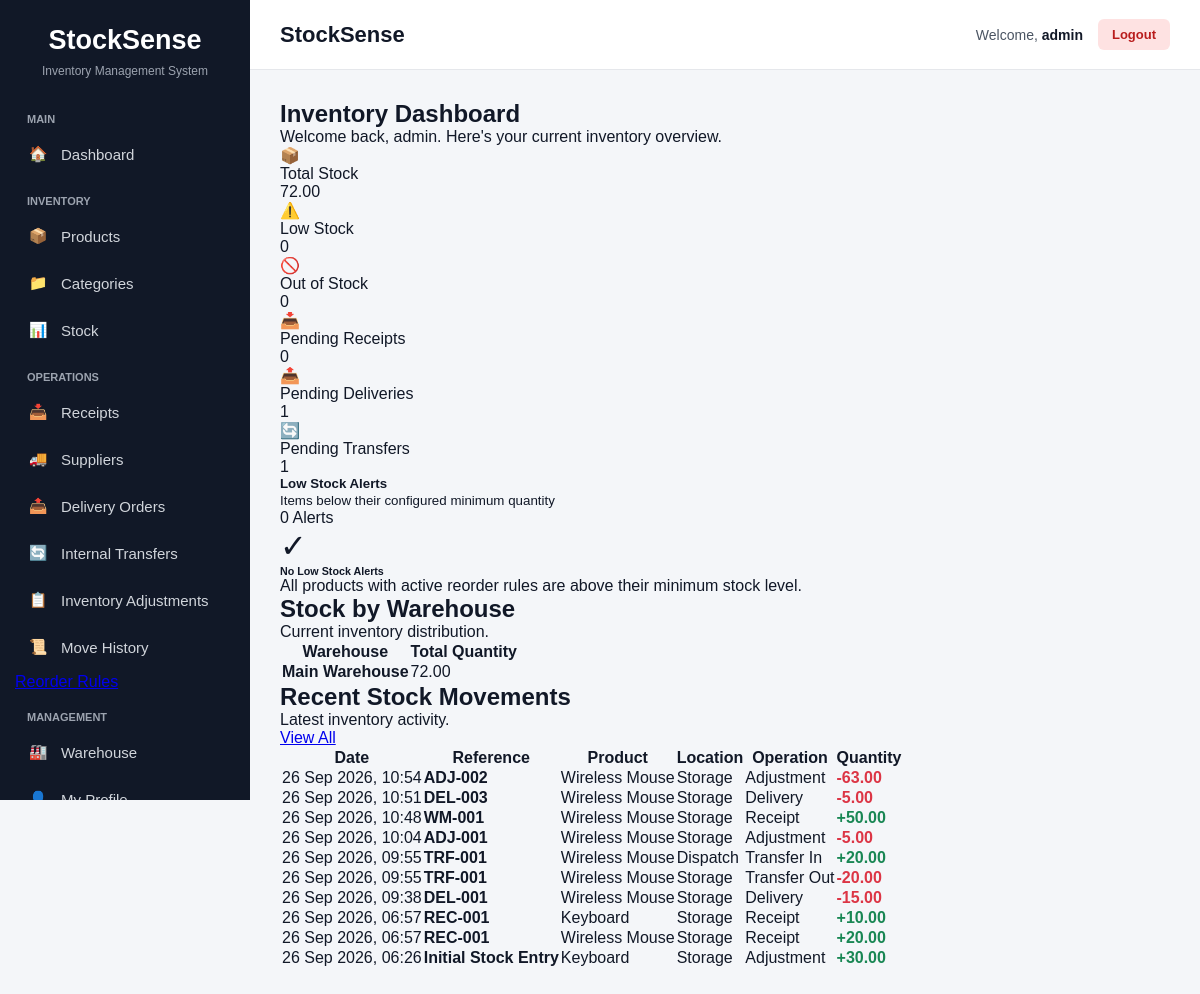
The app's page / (signed in), older data.
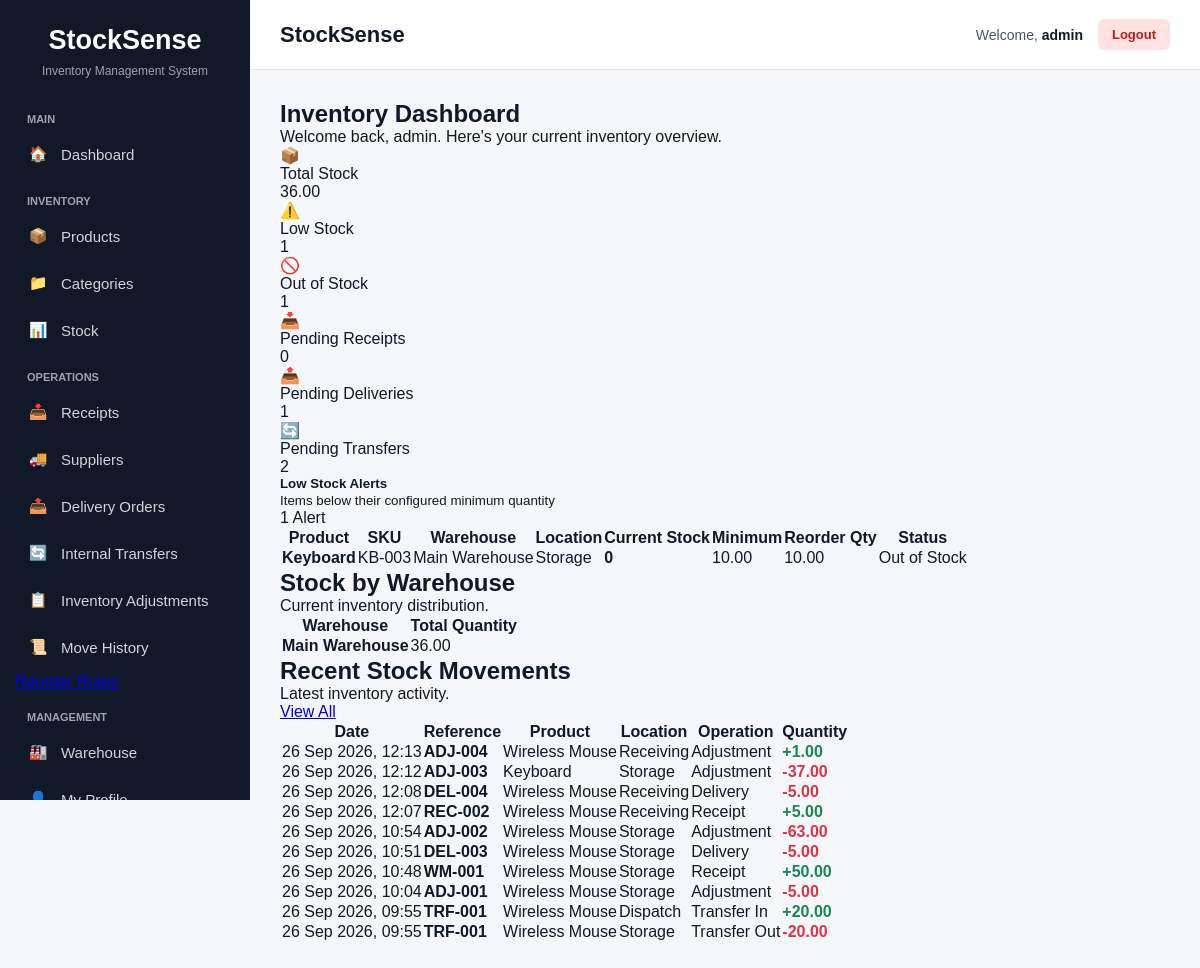
The same page, newer data.
### warehouse/models.py (models this page shows, shortened)
class Warehouse(models.Model):
    name = models.CharField(max_length=150, unique=True)
    address = models.TextField(blank=True)
    created_at = models.DateTimeField(auto_now_add=True)
    updated_at = models.DateTimeField(auto_now=True)

class Location(models.Model):
    warehouse = models.ForeignKey(
        Warehouse,
        on_delete=models.CASCADE,
        related_name='locations'
    )
    name = models.CharField(max_length=150)
    created_at = models.DateTimeField(auto_now_add=True)
    updated_at = models.DateTimeField(auto_now=True)
    class Meta:
        constraints = [
            models.UniqueConstraint(
                fields=['warehouse', 'name'],
                name='unique_location_per_warehouse'
            )
        ]

### operations/models.py (models this page shows, shortened)
class StockLedger(models.Model):
    OPERATION_CHOICES = [
        ('RECEIPT', 'Receipt'),
        ('DELIVERY', 'Delivery'),
        ('TRANSFER_IN', 'Transfer In'),
        ('TRANSFER_OUT', 'Transfer Out'),
        ('ADJUSTMENT', 'Adjustment'),
    ]
    reference = models.CharField(max_length=50)
    product = models.ForeignKey(
        Product,
        on_delete=models.PROTECT,
        related_name='ledger_entries'
    )
    location = models.ForeignKey(
        Location,
        on_delete=models.PROTECT,
        related_name='ledger_entries'
    )
    operation = models.CharField(
        max_length=20,
        choices=OPERATION_CHOICES
    )
    quantity = models.DecimalField(
        max_digits=12,
        decimal_places=2
    )
    notes = models.TextField(blank=True)
    created_at = models.DateTimeField(auto_now_add=True)
    class Meta:
        ordering = ['-created_at']

class ReorderRule(models.Model):
    product = models.ForeignKey(
        Product,
        on_delete=models.CASCADE,
        related_name='reorder_rules'
    )
    location = models.ForeignKey(
        Location,
        on_delete=models.CASCADE,
        related_name='reorder_rules'
    )
    minimum_quantity = models.DecimalField(
        max_digits=12,
        decimal_places=2,
        default=0
    )
    maximum_quantity = models.DecimalField(
        max_digits=12,
        decimal_places=2,
        default=0
    )
    reorder_quantity = models.DecimalField(
        max_digits=12,
        decimal_places=2,
        default=0
    )
    is_active = models.BooleanField(default=True)
    created_at = models.DateTimeField(auto_now_add=True)
    updated_at = models.DateTimeField(auto_now=True)
    class Meta:
        constraints = [
            models.UniqueConstraint(
                fields=['product', 'location'],
                name='unique_reorder_rule_product_location'
            )
        ]

### inventory/models.py (models this page shows, shortened)
class Product(models.Model):
    name = models.CharField(max_length=200)
    sku = models.CharField(max_length=100, unique=True)
    category = models.ForeignKey(
        Category,
        on_delete=models.CASCADE,
        related_name='products'
    )
    unit_of_measure = models.CharField(max_length=50)
    created_at = models.DateTimeField(auto_now_add=True)
    updated_at = models.DateTimeField(auto_now=True)

### dashboard/views.py (the view)
# urls.py: path('', home, name='home'),
@login_required
def home(request):
    total_stock = (
        Stock.objects.aggregate(
            total=Sum('quantity')
        )['total'] or 0
    )
    pending_receipts = Receipt.objects.filter(
        status__in=['DRAFT', 'WAITING', 'READY']
    ).count()
    pending_deliveries = Delivery.objects.filter(
        status__in=[
            'DRAFT',
            'WAITING',
            'READY',
            'PICK',
            'PACK',
        ]
    ).count()
    pending_transfers = InternalTransfer.objects.filter(
        status__in=[
            'DRAFT',
            'WAITING',
            'READY',
        ]
    ).count()
    reorder_rules = ReorderRule.objects.select_related(
        'product',
        'location',
        'location__warehouse',
    ).filter(
        is_active=True
    )
    low_stock_items = []
    for rule in reorder_rules:
        stock = Stock.objects.filter(
            product=rule.product,
            location=rule.location,
        ).first()
        current_quantity = stock.quantity if stock else 0
        if current_quantity < rule.minimum_quantity:
            low_stock_items.append({
                'product': rule.product,
                'location': rule.location,
                'warehouse': rule.location.warehouse,
                'current_quantity': current_quantity,
                'minimum_quantity': rule.minimum_quantity,
                'reorder_quantity': rule.reorder_quantity,
                'maximum_quantity': rule.maximum_quantity,
            })
    low_stock_items.sort(
        key=lambda item: item['current_quantity']
    )
    low_stock_count = len(low_stock_items)
    out_of_stock_count = sum(
        1
        for item in low_stock_items
        if item['current_quantity'] == 0
    )
    low_stock_items = low_stock_items[:10]
    recent_movements = StockLedger.objects.select_related(
        'product',
        'location',
        'location__warehouse',
    ).order_by(
        '-created_at'
    )[:10]
    warehouse_stock = (
        Stock.objects
        .values('location__warehouse__name')
        .annotate(
            total_quantity=Sum('quantity')
        )
        .order_by('-total_quantity')
    )
    context = {
        'total_stock': total_stock,
        'low_stock_count': low_stock_count,
        'out_of_stock_count': out_of_stock_count,
        'pending_receipts': pending_receipts,
        'pending_deliveries': pending_deliveries,
        'pending_transfers': pending_transfers,
        'recent_movements': recent_movements,
        'low_stock_items': low_stock_items,
        'warehouse_stock': warehouse_stock,
    }
    return render(
        request,
        'dashboard/home.html',
        context
    )

### templates/dashboard/home.html (shortened to what the changed rows need)
{% extends 'base.html' %}
{% block content %}
<div class="page-header">
    <div>
        <h1>Inventory Dashboard</h1>
    </div>
</div>
<div class="dashboard-grid">
    <div class="dashboard-card">
        <div>
            <div class="dashboard-card-label">
                Total Stock
            </div>
            <div class="dashboard-card-value">
                {{ total_stock|floatformat:2 }}
            </div>
        </div>
    </div>
    <div class="dashboard-card">
        <div>
            <div class="dashboard-card-label">
                Low Stock
            </div>
            <div class="dashboard-card-value">
                {{ low_stock_count }}
            </div>
        </div>
    </div>
    <div class="dashboard-card">
        <div>
            <div class="dashboard-card-label">
                Out of Stock
            </div>
            <div class="dashboard-card-value">
                {{ out_of_stock_count }}
            </div>
        </div>
    </div>
    <div class="dashboard-card">
        <div>
            <div class="dashboard-card-label">
                Pending Transfers
            </div>
            <div class="dashboard-card-value">
                {{ pending_transfers }}
            </div>
        </div>
    </div>
</div>
<div class="card shadow-sm mb-4">
    <div class="card-header d-flex justify-content-between align-items-center">
        <div>
            <h5 class="mb-0">Low Stock Alerts</h5>
            <small class="text-muted">
            </small>
        </div>
        <span class="badge bg-danger">
            {{ low_stock_count }} Alert{{ low_stock_count|pluralize }}
        </span>
    </div>
    <div class="card-body p-0">
        {% if low_stock_items %}
            <div class="table-responsive">
                <table class="table table-hover mb-0">
                    <thead>
                        <tr>
                            <th>Product</th>
                            <th>SKU</th>
                            <th>Warehouse</th>
                            <th>Location</th>
                            <th>Current Stock</th>
                            <th>Minimum</th>
                            <th>Reorder Qty</th>
                            <th>Status</th>
                        </tr>
                    </thead>
                    <tbody>
                        {% for item in low_stock_items %}
                            <tr>
                                <td>
                                    <strong>
                                        {{ item.product.name }}
                                    </strong>
                                </td>
                                <td>
                                    {{ item.product.sku }}
                                </td>
                                <td>
                                    {{ item.warehouse.name }}
                                </td>
                                <td>
                                    {{ item.location.name }}
                                </td>
                                <td>
                                    <strong class="text-danger">
                                        {{ item.current_quantity }}
                                    </strong>
                                </td>
                                <td>
                                    {{ item.minimum_quantity }}
                                </td>
                                <td>
                                    {{ item.reorder_quantity }}
                                </td>
                                <td>
                                    {% if item.current_quantity == 0 %}
                                        <span class="badge bg-danger">
                                            Out of Stock
                                        </span>
                                    {% else %}
                                        <span class="badge bg-warning text-dark">
                                            Low Stock
                                        </span>
                                    {% endif %}
                                </td>
                            </tr>
                        {% endfor %}
                    </tbody>
                </table>
            </div>
        {% else %}
            <div class="p-4 text-center">
                <div class="mb-2">
                    <span style="font-size: 32px;">✓</span>
                </div>
                <h6>No Low Stock Alerts</h6>
                <p class="text-muted mb-0">
                    All products with active reorder rules are above
                    their minimum stock level.
                </p>
            </div>
        {% endif %}
    </div>
</div>
<div class="card">
    <div class="card-header">
        <div>
            <h2>Stock by Warehouse</h2>
        </div>
    </div>
    <div class="table-responsive">
        <table class="data-table">
            <thead>
                <tr>
                    <th>Warehouse</th>
                    <th>Total Quantity</th>
                </tr>
            </thead>
            <tbody>
                {% for warehouse in warehouse_stock %}
                <tr>
                    <td>
                        <strong>
                            {{ warehouse.location__warehouse__name }}
                        </strong>
                    </td>
                    <td>
                        {{ warehouse.total_quantity|floatformat:2 }}
                    </td>
                </tr>
                {% endfor %}
            </tbody>
        </table>
    </div>
</div>
<div class="card">
    <div class="card-header">
        <div>
            <h2>Recent Stock Movements</h2>
        </div>
    </div>
    <div class="table-responsive">
        <table class="data-table">
            <thead>
                <tr>
                    <th>Date</th>
                    <th>Reference</th>
                    <th>Product</th>
                    <th>Location</th>
                    <th>Operation</th>
                    <th>Quantity</th>
                </tr>
            </thead>
            <tbody>
                {% for movement in recent_movements %}
                <tr>
                    <td>
                        {{ movement.created_at|date:"d M Y, H:i" }}
                    </td>
                    <td>
                        <strong>
                            {{ movement.reference }}
                        </strong>
                    </td>
                    <td>
                        {{ movement.product.name }}
                    </td>
                    <td>
                        {{ movement.location.name }}
                    </td>
                    <td>
                        {{ movement.get_operation_display }}
                    </td>
                    <td>
                        {% if movement.quantity > 0 %}
                            <strong style="color:#198754;">
                                +{{ movement.quantity }}
                            </strong>
                        {% else %}
                            <strong style="color:#dc3545;">
                                {{ movement.quantity }}
                            </strong>
                        {% endif %}
                    </td>
                </tr>
                {% endfor %}
            </tbody>
        </table>
    </div>
</div>
{% endblock %}

Row changes from the older to the newer data that the page shows:
no longer on this page (row unchanged): StockLedger: created_at "26 Sep 2026, 09:38", reference "DEL-001", product.name "Wireless Mouse", location.name "Storage", operation "Delivery", quantity "-15.00"
no longer on this page (row unchanged): StockLedger: created_at "26 Sep 2026, 06:57", reference "REC-001", product.name "Keyboard", location.name "Storage", operation "Receipt", quantity "10.00"
no longer on this page (row unchanged): StockLedger: created_at "26 Sep 2026, 06:57", reference "REC-001", product.name "Wireless Mouse", location.name "Storage", operation "Receipt", quantity "20.00"
no longer on this page (row unchanged): StockLedger: created_at "26 Sep 2026, 06:26", reference "Initial Stock Entry", product.name "Keyboard", location.name "Storage", operation "Adjustment", quantity "30.00"
added Product: product.name "Keyboard", product.sku "KB-003", warehouse.name "Main Warehouse", location.name "Storage", current_quantity "0", minimum_quantity "10.00", reorder_quantity "10.00"
computed for Warehouse "Main Warehouse": total_quantity "72.00" → "36.00"
added StockLedger: created_at "26 Sep 2026, 12:13", reference "ADJ-004", product.name "Wireless Mouse", location.name "Receiving", operation "Adjustment", quantity "1.00"
added StockLedger: created_at "26 Sep 2026, 12:12", reference "ADJ-003", product.name "Keyboard", location.name "Storage", operation "Adjustment", quantity "-37.00"
added StockLedger: created_at "26 Sep 2026, 12:08", reference "DEL-004", product.name "Wireless Mouse", location.name "Receiving", operation "Delivery", quantity "-5.00"
added StockLedger: created_at "26 Sep 2026, 12:07", reference "REC-002", product.name "Wireless Mouse", location.name "Receiving", operation "Receipt", quantity "5.00"
Text that changed along with them:
{{ total_stock|floatformat:2 }}: "72.00" → "36.00"
{{ low_stock_count }}: "0" → "1"
{{ out_of_stock_count }}: "0" → "1"
{{ pending_transfers }}: "1" → "2"
text no longer shown: "✓ No Low Stock Alerts All products with active reorder rules are above their minimum stock level."
text now shown: "Product SKU Warehouse Location Current Stock Minimum Reorder Qty Status"
